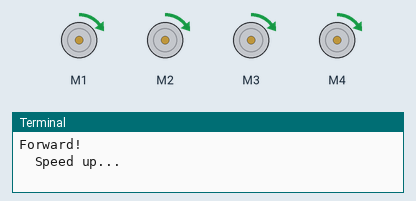
Recording of a program running on a simulated Raspberry Pi (BCM pin numbers). On the bench: 4 × DC motor (green arrow = forward, orange = backward, longer = faster), the last lines printed to the terminal. The desktop window is not drawn, its controls go by their first labels and the mouse button is held 0.15 s.

Above: at 0.1 s.
At 4.41 s:
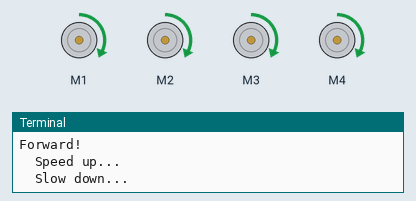
At 8.74 s:
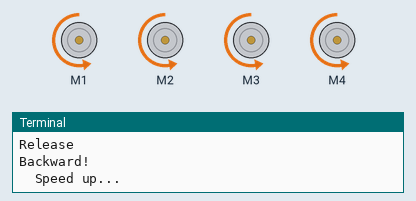
At 17.6 s:
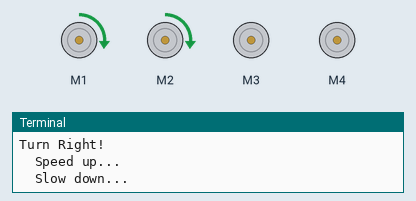
At 27.1 s:
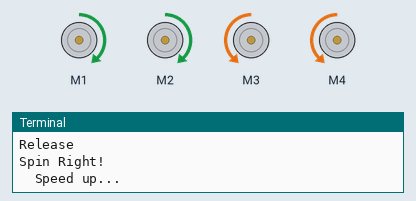
At 36.86 s:
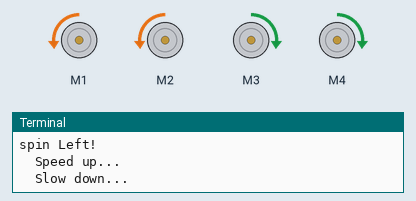
Timing chart, 0 to 40.0 s (numbered marks = the images above):
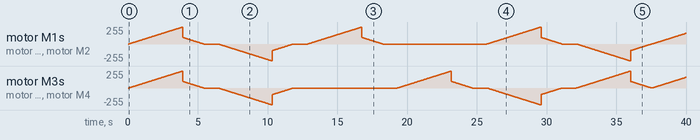

The program:

af_motor4.py
```python
#!/usr/bin/python
from Adafruit_MotorHAT import Adafruit_MotorHAT, Adafruit_DCMotor

import RPi.GPIO as gpio
import time
import atexit
import sys
import Tkinter as tk

# create a default object, no changes to I2C address or frequency
mh = Adafruit_MotorHAT(addr=0x60)

# recommended for auto-disabling motors on shutdown!
def turnOffMotors():
	mh.getMotor(1).run(Adafruit_MotorHAT.RELEASE)
	mh.getMotor(2).run(Adafruit_MotorHAT.RELEASE)
	mh.getMotor(3).run(Adafruit_MotorHAT.RELEASE)
	mh.getMotor(4).run(Adafruit_MotorHAT.RELEASE)

atexit.register(turnOffMotors)

################################# DC motor test!
myMotor1 = mh.getMotor(1)
myMotor2 = mh.getMotor(2)
myMotor3 = mh.getMotor(3)
myMotor4 = mh.getMotor(4)

# set the speed to start, from 0 (off) to 255 (max speed)
myMotor1.setSpeed(255)
myMotor2.setSpeed(255)
myMotor3.setSpeed(255)
myMotor4.setSpeed(255)
def moveForward():
        myMotor1.run(Adafruit_MotorHAT.FORWARD);
        myMotor2.run(Adafruit_MotorHAT.FORWARD);
        myMotor3.run(Adafruit_MotorHAT.FORWARD);
        myMotor4.run(Adafruit_MotorHAT.FORWARD);
def moveBackward():
        myMotor1.run(Adafruit_MotorHAT.BACKWARD)
	myMotor2.run(Adafruit_MotorHAT.BACKWARD)
	myMotor3.run(Adafruit_MotorHAT.BACKWARD)
	myMotor4.run(Adafruit_MotorHAT.BACKWARD)
def turnRight():
        myMotor1.run(Adafruit_MotorHAT.RELEASE)
	myMotor2.run(Adafruit_MotorHAT.RELEASE)
	myMotor3.run(Adafruit_MotorHAT.FORWARD)
	myMotor4.run(Adafruit_MotorHAT.FORWARD)
def turnLeft():
        myMotor1.run(Adafruit_MotorHAT.FORWARD)
	myMotor2.run(Adafruit_MotorHAT.FORWARD)
	myMotor3.run(Adafruit_MotorHAT.REALESE)
	myMotor4.run(Adafruit_MotorHAT.RELEASE)
def spinRight():
        myMotor1.run(Adafruit_MotorHAT.BACKWARD)
	myMotor2.run(Adafruit_MotorHAT.BACKWARD)
	myMotor3.run(Adafruit_MotorHAT.FORWARD)
	myMotor4.run(Adafruit_MotorHAT.FORWARD)
def spinLeft():
        myMotor1.run(Adafruit_MotorHAT.Forward)
	myMotor2.run(Adafruit_MotorHAT.FORWARD)
	myMotor3.run(Adafruit_MotorHAT.RELEASE)
	myMotor4.run(Adafruit_MotorHAT.RELEASE)


def allStop():
        myMotor1.run(Adafruit_MotorHAT.RELEASE);
        myMotor2.run(Adafruit_MotorHAT.RELEASE);
        myMotor3.run(Adafruit_MotorHAT.RELEASE);
        myMotor4.run(Adafruit_MotorHAT.RELEASE);


while (True):
	print "Forward! "
	myMotor1.run(Adafruit_MotorHAT.FORWARD)
	myMotor2.run(Adafruit_MotorHAT.FORWARD)
	myMotor3.run(Adafruit_MotorHAT.FORWARD)
	myMotor4.run(Adafruit_MotorHAT.FORWARD)

	print "\tSpeed up..."
	for i in range(255):
		myMotor1.setSpeed(i)
                myMotor2.setSpeed(i)
                myMotor3.setSpeed(i)
                myMotor4.setSpeed(i)
		time.sleep(0.01)

	print "\tSlow down..."
	for i in reversed(range(100)):
		myMotor1.setSpeed(i)
		myMotor2.setSpeed(i)
		myMotor3.setSpeed(i)
                myMotor4.setSpeed(i)
		time.sleep(0.01)

	print "Release"
	myMotor1.run(Adafruit_MotorHAT.RELEASE)
	myMotor2.run(Adafruit_MotorHAT.RELEASE)
	myMotor3.run(Adafruit_MotorHAT.RELEASE)
	myMotor4.run(Adafruit_MotorHAT.RELEASE)
	time.sleep(1.0)

	print "Backward! "
	myMotor1.run(Adafruit_MotorHAT.BACKWARD)
	myMotor2.run(Adafruit_MotorHAT.BACKWARD)
	myMotor3.run(Adafruit_MotorHAT.BACKWARD)
	myMotor4.run(Adafruit_MotorHAT.BACKWARD)

	print "\tSpeed up..."
	for i in range(255):
		myMotor1.setSpeed(i)
		myMotor2.setSpeed(i)
		myMotor3.setSpeed(i)
		myMotor4.setSpeed(i)
		time.sleep(0.01)

	print "\tSlow down..."
	for i in reversed(range(100)):
		myMotor1.setSpeed(i)
		myMotor2.setSpeed(i)
		myMotor3.setSpeed(i)
                myMotor4.setSpeed(i)
		time.sleep(0.01)

	print "Release"
	myMotor1.run(Adafruit_MotorHAT.RELEASE)
	myMotor2.run(Adafruit_MotorHAT.RELEASE)
	myMotor3.run(Adafruit_MotorHAT.RELEASE)
	myMotor4.run(Adafruit_MotorHAT.RELEASE)
	time.sleep(1.0)

        print "Turn Right!"
	myMotor1.run(Adafruit_MotorHAT.FORWARD)
	myMotor2.run(Adafruit_MotorHAT.FORWARD)
	myMotor3.run(Adafruit_MotorHAT.RELEASE)
	myMotor4.run(Adafruit_MotorHAT.RELEASE)

        print "\tSpeed up..."
	for i in range(255):
		myMotor1.setSpeed(i)
		myMotor2.setSpeed(i)
		myMotor3.setSpeed(i)
		myMotor4.setSpeed(i)
		time.sleep(0.01)

	print "\tSlow down..."
	for i in reversed(range(100)):
		myMotor1.setSpeed(i)
		myMotor2.setSpeed(i)
		myMotor3.setSpeed(i)
                myMotor4.setSpeed(i)
		time.sleep(0.01)

	print "Release"
	myMotor1.run(Adafruit_MotorHAT.RELEASE)
	myMotor2.run(Adafruit_MotorHAT.RELEASE)
	myMotor3.run(Adafruit_MotorHAT.RELEASE)
	myMotor4.run(Adafruit_MotorHAT.RELEASE)
	time.sleep(1.0)

	print "Turn Left!"
	myMotor1.run(Adafruit_MotorHAT.RELEASE)
	myMotor2.run(Adafruit_MotorHAT.RELEASE)
	myMotor3.run(Adafruit_MotorHAT.FORWARD)
	myMotor4.run(Adafruit_MotorHAT.FORWARD)

        print "\tSpeed up..."
	for i in range(255):
		myMotor1.setSpeed(i)
		myMotor2.setSpeed(i)
		myMotor3.setSpeed(i)
		myMotor4.setSpeed(i)
		time.sleep(0.01)

	print "\tSlow down..."
	for i in reversed(range(100)):
		myMotor1.setSpeed(i)
		myMotor2.setSpeed(i)
		myMotor3.setSpeed(i)
                myMotor4.setSpeed(i)
		time.sleep(0.01)

	print "Release"
	myMotor1.run(Adafruit_MotorHAT.RELEASE)
	myMotor2.run(Adafruit_MotorHAT.RELEASE)
	myMotor3.run(Adafruit_MotorHAT.RELEASE)
	myMotor4.run(Adafruit_MotorHAT.RELEASE)
	time.sleep(1.0)


	print "Spin Right! "
	myMotor1.run(Adafruit_MotorHAT.FORWARD)
	myMotor2.run(Adafruit_MotorHAT.FORWARD)
	myMotor3.run(Adafruit_MotorHAT.BACKWARD)
	myMotor4.run(Adafruit_MotorHAT.BACKWARD)

	print "\tSpeed up..."
	for i in range(255):
		myMotor1.setSpeed(i)
		myMotor2.setSpeed(i)
		myMotor3.setSpeed(i)
		myMotor4.setSpeed(i)
		time.sleep(0.01)

	print "\tSlow down..."
	for i in reversed(range(100)):
		myMotor1.setSpeed(i)
		myMotor2.setSpeed(i)
		myMotor3.setSpeed(i)
		myMotor4.setSpeed(i)
		time.sleep(0.01)

	print "Release"
	myMotor1.run(Adafruit_MotorHAT.RELEASE)
	myMotor2.run(Adafruit_MotorHAT.RELEASE)
	myMotor3.run(Adafruit_MotorHAT.RELEASE)
	myMotor4.run(Adafruit_MotorHAT.RELEASE)
	time.sleep(1.0)


        print "spin Left! "
	myMotor1.run(Adafruit_MotorHAT.BACKWARD)
	myMotor2.run(Adafruit_MotorHAT.BACKWARD)
	myMotor3.run(Adafruit_MotorHAT.FORWARD)
	myMotor4.run(Adafruit_MotorHAT.FORWARD)

	print "\tSpeed up..."
	for i in range(255):
		myMotor1.setSpeed(i)
		myMotor2.setSpeed(i)
		myMotor3.setSpeed(i)
		myMotor4.setSpeed(i)
		time.sleep(0.01)

	print "\tSlow down..."
	for i in reversed(range(100)):
		myMotor1.setSpeed(i)
		myMotor2.setSpeed(i)
		myMotor3.setSpeed(i)
		myMotor4.setSpeed(i)
		time.sleep(0.01)


	continue


gpio.cleanup()
```
